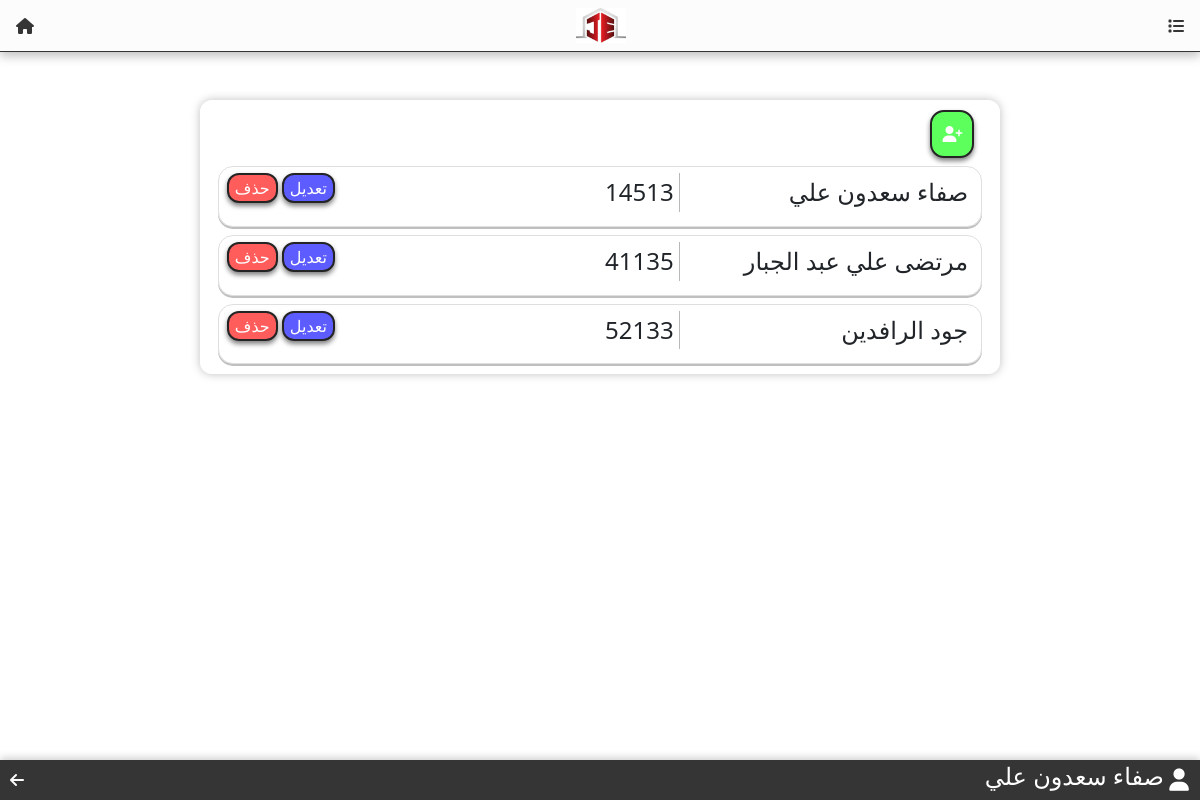
/admin-dashboard (signed in), run on an earlier commit of the app's database.
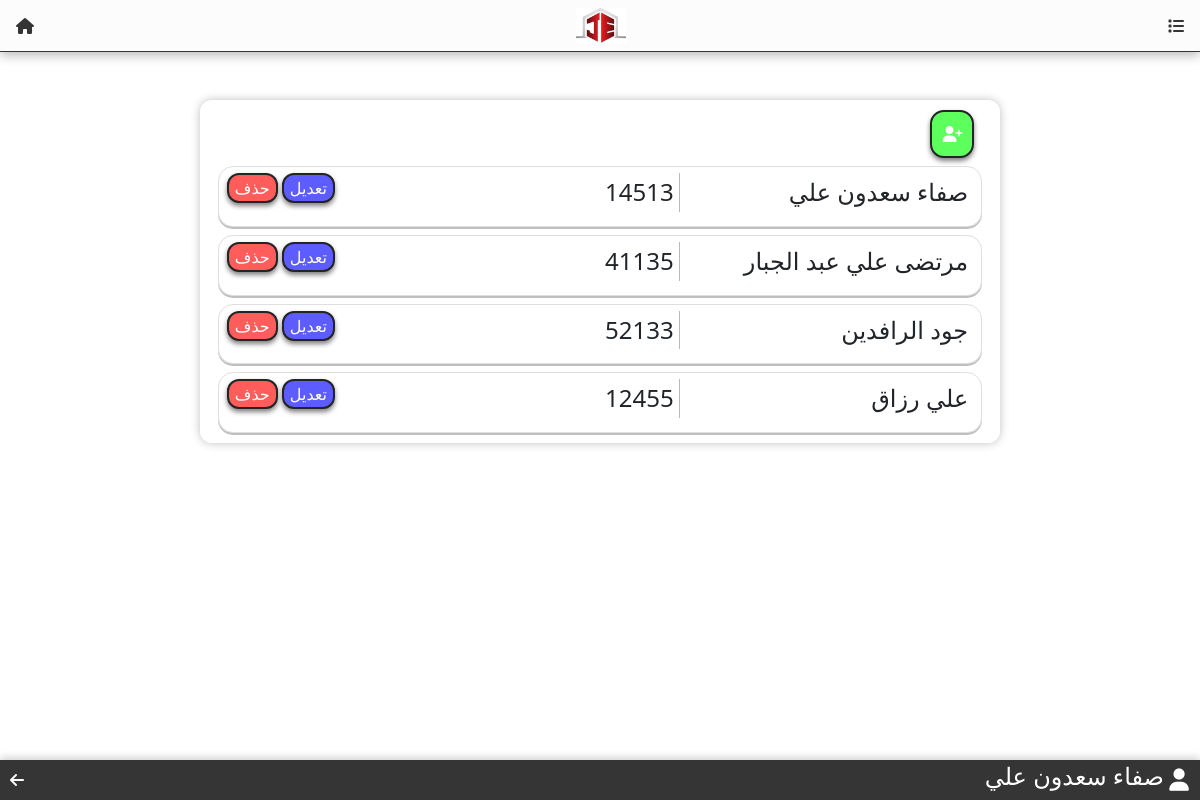
And on a later commit of the database.
### website/models.py (models this page shows)
class User(db.Model):
    id = db.Column(db.Integer, primary_key=True)
    name = db.Column(db.String(100), nullable=False)
    code = db.Column(db.String(100), unique=True, nullable=False)
    project_name = db.Column(db.String(100), nullable=False)
    admin = db.Column(db.Boolean, nullable=False)
    transactions = db.relationship("Transaction", backref="author", lazy=True)

### website/views.py (the view, shortened to what this page needs)
@views.route("/admin-dashboard", methods=["GET", "POST"])
def admin_dashboard():
    if not session.get("admin"):
        return redirect("/admin-login")
    username = session.get("username", "مجهول")
    users = User.query.all()
    return render_template("admin dashboard.html", name=username, users=users)

### website/templates/admin dashboard.html (shortened to what this page needs)
<!DOCTYPE html>
<html lang="ar" dir="rtl">
<head>
    <link rel="stylesheet" href="{{url_for('static',filename = 'style.css')}}">
    <link rel="stylesheet" href="{{url_for('static',filename = 'admin dashboard.css')}}">
    <link href="https://cdn.jsdelivr.net/npm/bootstrap@5.3.6/dist/css/bootstrap.min.css" rel="stylesheet">
    <link href="https://cdnjs.cloudflare.com/ajax/libs/font-awesome/6.5.0/css/all.min.css" rel="stylesheet">
</head>
<body>
    <nav id="top_bar" class="navbar fixed-top d-flex justify-content-between align-items-center px-3">
        <i class="fa-solid fa-list hover-effect" style="color: var(--grey);"></i>
        <img src="{{ url_for('static', filename='imgs/nav_logo.jpg') }}" alt="jood al rafidian" class="img-fluid" style="height: 35px;">
        <a href="/" class="hover-effect">
            <i class="fa-solid fa-house" style="color: var(--grey);"></i>
        </a>
    </nav>
    <div class="container-fluid main_container flex-box">
        <div class="custom_card">
            <div style="display: flex; width: 96%;">
                <button class="add_button" onclick="openForm()">
                    <i class="fa-solid fa-user-plus" style="color: #ffffff;"></i>
                </button>
            </div>
            {% for user in users %}
                {% if not user.admin %}
                    <div class="user_row">
                        <div style="display: flex; justify-content: space-between; width: 50%; text-align: center;">
                            <h4 style="padding-right: 3px; padding:5px  ;">{{user.name}}</h4>
                            <h4 style="border-right: 1px rgba(128, 128, 128, 0.56) solid;padding-right: 3px; padding:5px  ;">{{user.code}}</h4>
                        </div>
                        <div>
                            <a href="{{ url_for('views.user_info', userid=user.id) }}" style="text-decoration: none;">
                                <button class="edit_button">تعديل</button>
                            </a>
                            <button onclick="openwarning({{ user.id }}, '{{ user.name }}')" class="delete_button">حذف</button>
                        </div>
                    </div>
                {% endif %}
            {% endfor %}
        </div>
        <div class="bottom_bar"dir="ltr">
            <a href="javascript:history.back()" class="hover-effect">
            <i class="fa-solid fa-arrow-left" style="color: var(--white);"></i>
            </a>
            <div style="display: flex; flex-direction: row; justify-content: center; align-items: center;gap: 4px;padding-right: 4px;">
                <h4 style="color: white; padding: 4px;">{{name}}</h4>
                <i class="fa-solid fa-user" style="color: #ffffff; scale: 140%;"></i>
            </div>
        </div>
    </div>
</body>
</html>

### website/static/style.css (style rules this page uses)
:root { --red: rgb(236, 0, 0); --dark: rgb(14, 14, 14); --grey: rgb(53, 53, 53); --white: rgb(252, 252, 252); --paige: #FAF6E9; }
html, body { margin: 0; padding: 0; }
#top_bar { background-color: var(--white); border-bottom: 1px solid var(--grey); box-shadow: 0 4px 10px rgba(0, 0, 0, 0.25); }
.custom_card { display: flex; flex-direction: column; justify-content: center; align-items: center; border-radius: 12px; box-shadow: 0 0px 10px rgba(0, 0, 0, 0.253); margin-top: 100px; background-color: rgba(255, 255, 255, 0.473); backdrop-filter: blur(8px); padding: 10px 10px; z-index: 5; width: 96%; max-width: 800px; }
.main_container { display: flex; flex-direction: column; align-items: center; }
.bottom_bar { position: fixed; bottom: 0; left: 0; width: 100%; height: 5vh; z-index: 100; display: flex; padding: 10px; justify-content: space-between; align-items: center; background: var(--grey); box-shadow: 0 -2px 8px rgba(0,0,0,0.2); }

### website/static/admin dashboard.css (style rules this page uses)
.user_row { display: flex; justify-content: space-between; gap: 10px; width: 98%; border: 1px solid rgba(128, 128, 128, 0.25); border-radius: 15px; padding: 6px 8px; margin-top: 8px; box-shadow: 0 2px rgba(128, 128, 128, 0.5); scale: 100%; transition: 0.3s ease-in-out; }
.edit_button { border-radius: 12px; background: rgb(92, 92, 255); color: white; text-align: center; border: 2px solid rgb(36, 36, 36); box-shadow: 0 3px 5px rgb(128, 128, 128); transition: 0.3s ease-in-out; scale: 100%; }
.delete_button { border-radius: 12px; background: rgb(255, 92, 92); color: white; text-align: center; border: 2px solid rgb(36, 36, 36); box-shadow: 0 3px 5px rgb(128, 128, 128); transition: 0.3s ease-in-out; scale: 100%; }
.add_button { border-radius: 14px; background: rgb(92, 255, 92); color: white; text-align: center; border: 2px solid rgb(36, 36, 36); box-shadow: 0 3px 5px rgb(128, 128, 128); transition: 0.3s ease-in-out; scale: 100%; padding: 10px 10px; }

What changed in the data, as far as the page shows it:
added User: name "علي رزاق", code "12455"
